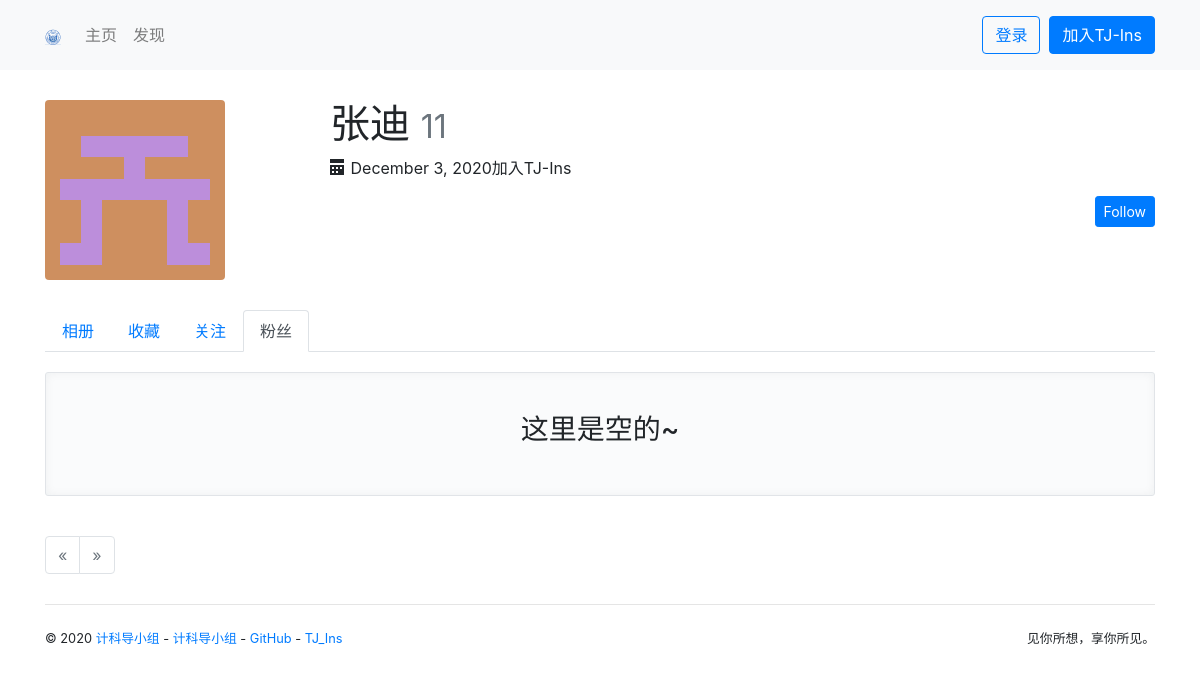
Before: /user/11/followers with the older database file.
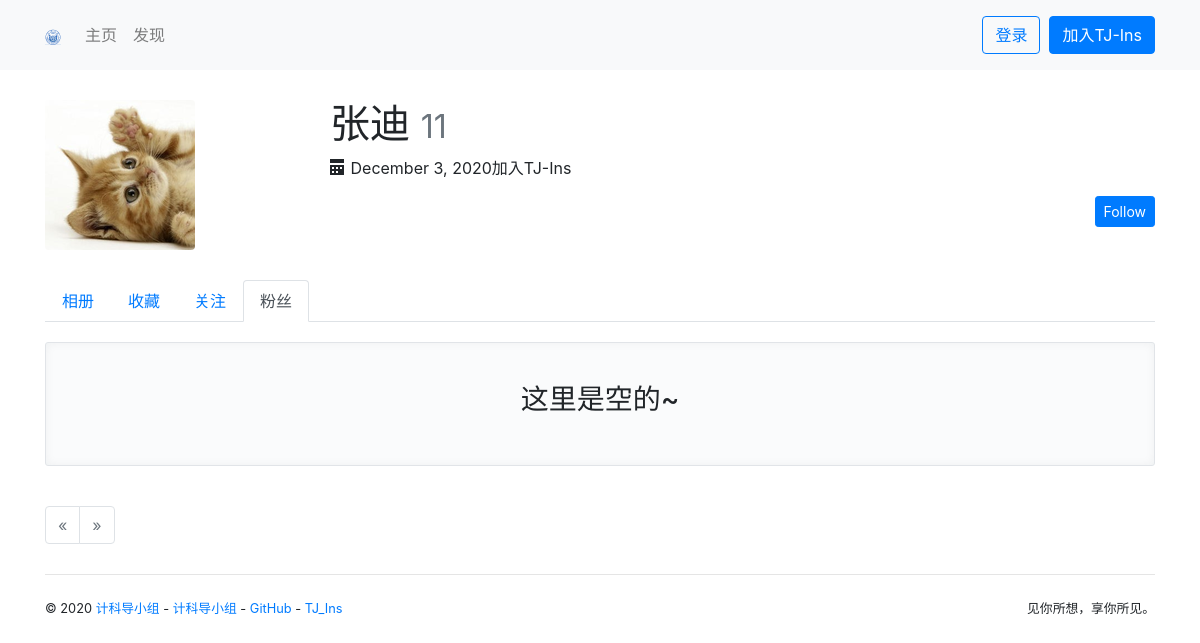
After: the same page with the newer database file.
### TJ_Ins/models.py (models this page shows, shortened)
class User(db.Model, UserMixin):
    id = db.Column(db.Integer, primary_key=True)
    username = db.Column(db.String(20), unique=True, index=True)
    email = db.Column(db.String(254), unique=True, index=True)
    password_hash = db.Column(db.String(128))
    name = db.Column(db.String(30))
    website = db.Column(db.String(255))
    bio = db.Column(db.String(120))
    location = db.Column(db.String(50))
    member_since = db.Column(db.DateTime, default=datetime.utcnow)
    confirmed = db.Column(db.Boolean, default=False)
    locked = db.Column(db.Boolean, default=False)
    active = db.Column(db.Boolean, default=True)
    avatar_s = db.Column(db.String(64))
    avatar_m = db.Column(db.String(64))
    avatar_l = db.Column(db.String(64))
    avatar_raw = db.Column(db.String(64))
    following = db.relationship('Follow', foreign_keys=[Follow.follower_id], back_populates='follower',
                                lazy='dynamic', cascade='all')
    followers = db.relationship('Follow', foreign_keys=[Follow.followed_id], back_populates='followed',
                                lazy='dynamic', cascade='all')
    photos = db.relationship('Photo', back_populates='author', cascade='all')
    comments = db.relationship('Comment', back_populates='author', cascade='all')
    collections = db.relationship('Collect', back_populates='collector', cascade='all')
    notifications = db.relationship('Notification', back_populates='receiver', cascade='all')
    photos = db.relationship('Photo', back_populates='author', cascade='all')

### TJ_Ins/blueprints/user.py (the view)
@user_bp.route('/<username>/followers')
def show_followers(username):
    user = User.query.filter_by(username=username).first_or_404()
    page = request.args.get('page', 1, type=int)
    per_page = current_app.config['INS_USER_PER_PAGE']
    pagination = user.followers.paginate(page, per_page)
    follows = pagination.items
    return render_template('user/followers.html', user=user, pagination=pagination, follows=follows)

### TJ_Ins/templates/user/followers.html (shortened to what this page needs)
{% extends 'base.html' %}
{% from 'bootstrap/pagination.html' import render_pagination %}
{% from 'macros.html' import user_card with context %}
{% block content %}
    {% include 'user/_header.html' %}
    <div class="row">
        <div class="col-md-12">
            {% if follows|length != 0 %}
                {% for follow in follows %}
                    {% if follow.follower != user %}
                        {{ user_card(user=follow.follower) }}
                    {% endif %}
                {% endfor %}
            {% else %}
                <div class="tip">
                    <h3>这里是空的~</h3>
                </div>
            {% endif %}
        </div>
    </div>
    {% if follows|length != 1 %}
        <div class="page-footer">
            {{ render_pagination(pagination) }}
        </div>
    {% endif %}
{% endblock %}

### TJ_Ins/templates/user/_header.html (shortened to what this page needs)
{% from 'macros.html' import follow_area with context %}
{% from 'bootstrap/nav.html' import render_nav_item %}
<div class="row">
    <div class="col-md-3">
        <a href="{% if current_user == user %}{{ url_for('.change_avatar') }}{% else %}#{% endif %}"
           title="Change avatar">
            <img class="img-fluid rounded" src="{{ url_for('main.get_avatar', filename=user.avatar_l) }}">
        </a>
    </div>
    <div class="col-md-9">
        <h1>{{ user.name }}
            <small class="text-muted">{{ user.username }}</small>
        </h1>
        <p>
            <span class="oi oi-calendar"></span>
            {{ moment(user.member_since).format('LL') }}加入TJ-Ins
        </p>
        <div>
            <div class="float-right">
                {{ follow_area(user) }}
            </div>
        </div>
    </div>
</div>
<div class="user-nav">
    <ul class="nav nav-tabs">
        {{ render_nav_item('user.index', '相册', user.photos|length, username=user.username) }}
        {{ render_nav_item('user.show_collections', '收藏', user.collections|length, username=user.username) }}
        {{ render_nav_item('user.show_following', '关注', user.following.count(), username=user.username) }}
        {{ render_nav_item('user.show_followers', '粉丝', user.followers.count(), username=user.username) }}
    </ul>
</div>

Changed rows visible on the page:
changed User "张迪": avatar_l: a different picture
